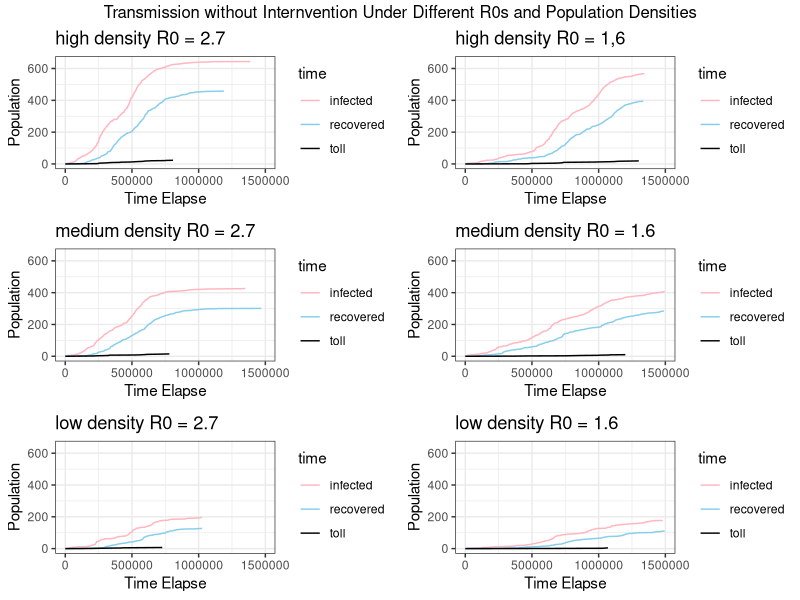

Recreate this plot in R.
## ---- chunk 1
knitr::opts_chunk$set(echo = TRUE)
library(ggplot2)
## ---- chunk 2
#medium density community
no_internvention = read.csv("no_internvention.csv")
sapply(no_internvention,class)
no_internvention_plot = ggplot() + geom_line(data = no_internvention,aes(x = no_internvention$Infected.Rate,y = no_internvention$Infected,color = "infected")) + geom_line(data = no_internvention,aes(x = no_internvention$Recovered.Rate,y = no_internvention$Recovered,color = "recovered"))+geom_line(data = no_internvention,aes(x = no_internvention$Death.Rate,y = no_internvention$Death.Toll,color = "toll"))+scale_color_manual(name = "time",values = c("infected" = "LIGHTPINK ","recovered" = "skyblue","toll" = "BLACK")) + theme_bw() + labs(x = "Time Elapse",y = "Population")+ ylim(0,645) + xlim(0,1500000) + ggtitle("medium density R0 = 1.6")
## ---- chunk 3
no_france_middle = read.csv("no_france_middle.csv")
no_france_middle_plot = ggplot() + geom_line(data = no_france_middle,aes(x = no_france_middle$Infected.Rate,y = no_france_middle$Infected,color = "infected")) + geom_line(data = no_france_middle,aes(x = no_france_middle$Recovered.Rate,y = no_france_middle$Recovered,color = "recovered"))+geom_line(data = no_france_middle,aes(x = no_france_middle$Death.Rate,y = no_france_middle$Death.Toll,color = "toll"))+scale_color_manual(name = "time",values = c("infected" = "LIGHTPINK ","recovered" = "skyblue","toll" = "BLACK")) + theme_bw() + labs(x = "Time Elapse",y = "Population") +ylim(0,645) + xlim(0,1500000) + ggtitle("medium density R0 = 2.7")
## ---- chunk 4
#low density community
no_internvention_small = read.csv("no_internvention_small.csv")
no_internvention_small_plot = ggplot() + geom_line(data = no_internvention_small,aes(x = no_internvention_small$Infected.Rate,y = no_internvention_small$Infected,color = "infected")) + geom_line(data = no_internvention_small,aes(x = no_internvention_small$Recovered.Rate,y = no_internvention_small$Recovered,color = "recovered"))+geom_line(data = no_internvention_small,aes(x = no_internvention_small$Death.Rate,y = no_internvention_small$Death.Toll,color = "toll"))+scale_color_manual(name = "time",values = c("infected" = "LIGHTPINK ","recovered" = "skyblue","toll" = "BLACK")) + theme_bw() + labs(x = "Time Elapse",y = "Population") +ylim(0,645) + xlim(0,1500000)+ ggtitle("low density R0 = 1.6")
## ---- chunk 5
no_france_small = read.csv("no_france_small.csv")
no_france_small_plot = ggplot() + geom_line(data = no_france_small,aes(x = no_france_small$Infected.Rate,y = no_france_small$Infected,color = "infected")) + geom_line(data = no_france_small,aes(x = no_france_small$Recovered.Rate,y = no_france_small$Recovered,color = "recovered"))+geom_line(data = no_france_small,aes(x = no_france_small$Death.Rate,y = no_france_small$Death.Toll,color = "toll"))+scale_color_manual(name = "time",values = c("infected" = "LIGHTPINK ","recovered" = "skyblue","toll" = "BLACK")) + theme_bw() + labs(x = "Time Elapse",y = "Population") +ylim(0,645) + xlim(0,1500000)+ ggtitle("low density R0 = 2.7")
## ---- chunk 6
#high density
no_internvention_large = read.csv("no_internvention_large.csv")
no_internvention_large_plot = ggplot() + geom_line(data = no_internvention_large,aes(x = no_internvention_large$Infected.Rate,y = no_internvention_large$Infected,color = "infected")) + geom_line(data = no_internvention_large,aes(x = no_internvention_large$Recovered.Rate,y = no_internvention_large$Recovered,color = "recovered"))+geom_line(data = no_internvention_large,aes(x = no_internvention_large$Death.Rate,y = no_internvention_large$Death.Toll,color = "toll"))+scale_color_manual(name = "time",values = c("infected" = "LIGHTPINK ","recovered" = "skyblue","toll" = "BLACK")) + theme_bw() + labs(x = "Time Elapse",y = "Population") +ylim(0,645) + xlim(0,1500000)+ ggtitle("high density R0 = 1,6")
## ---- chunk 7
#high density
no_france_large = read.csv("no_france_large.csv")
no_france_large_plot = ggplot() + geom_line(data = no_france_large,aes(x = no_france_large$Infected.Rate,y = no_france_large$Infected,color = "infected")) + geom_line(data = no_france_large,aes(x = no_france_large$Recovered.Rate,y = no_france_large$Recovered,color = "recovered"))+geom_line(data = no_france_large,aes(x = no_france_large$Death.Rate,y = no_france_large$Death.Toll,color = "toll"))+scale_color_manual(name = "time",values = c("infected" = "LIGHTPINK ","recovered" = "skyblue","toll" = "BLACK")) + theme_bw() + labs(x = "Time Elapse",y = "Population") +ylim(0,645) + xlim(0,1500000)+ ggtitle("high density R0 = 2.7")
## ---- chunk 8
require(gridExtra)
grid.arrange(no_france_large_plot,no_internvention_large_plot,no_france_middle_plot,no_internvention_plot,no_france_small_plot,no_internvention_small_plot,nrow = 3,top = "Transmission without Internvention Under Different R0s and Population Densities") 
